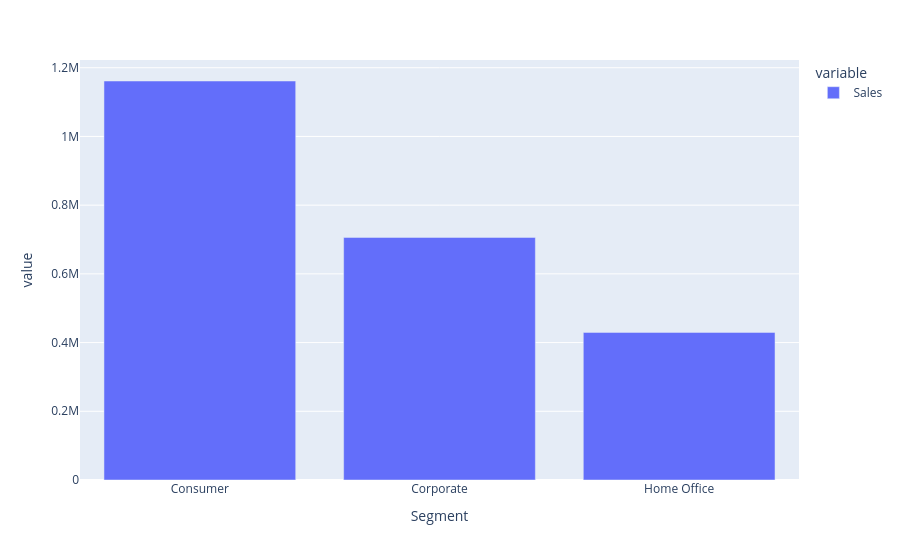

The notebook cell saved with this chart:
### Code cell
fig=px.bar(sales_by_customer_segment)
fig.show()

### Figure 1 — Plotly figure (JSON) as saved in the notebook; plotly's stock layout.template omitted (floating-point values rounded to 4 significant figures)
{"data": [{"hovertemplate": "variable=Sales<br>Segment=%{x}<br>value=%{y}<extra></extra>", "legendgroup": "Sales", "marker": {"color": "#636efa", "pattern": {"shape": ""}}, "name": "Sales", "orientation": "v", "showlegend": true, "textposition": "auto", "x": ["Consumer", "Corporate", "Home Office"], "xaxis": "x", "y": [1161000.0, 706100.0, 429700.0], "yaxis": "y", "type": "bar"}], "layout": {"xaxis": {"anchor": "y", "domain": [0.0, 1.0], "title": {"text": "Segment"}}, "yaxis": {"anchor": "x", "domain": [0.0, 1.0], "title": {"text": "value"}}, "legend": {"title": {"text": "variable"}, "tracegroupgap": 0}, "margin": {"t": 60}, "barmode": "relative"}}
